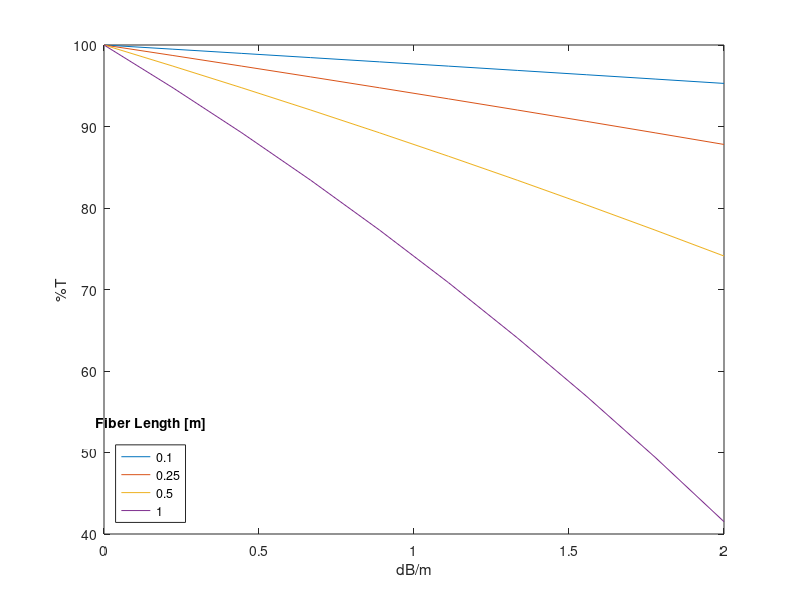

MATLAB code to generate this figure:
% Measurements in dB can be converted to % using 10 log (P2/P1) [dB]
attenFactor = linspace(0,2,10); % [dB/m]
fiberLength = [0.1 0.25 0.5 1]; % [m]
length1Length = numel(fiberLength);
for i=1:length1Length
attenPercent = 100+100*(1-10.^(attenFactor*fiberLength(i)/10));
plot(attenFactor,attenPercent)
hold on
end
xlabel('dB/m');
ylabel('%T');
% next line is klunky
l=legend(num2str(fiberLength(1)),num2str(fiberLength(2)),num2str(fiberLength(3)),num2str(fiberLength(4)),'location','southwest'); 
title(l,'Fiber Length [m]');
